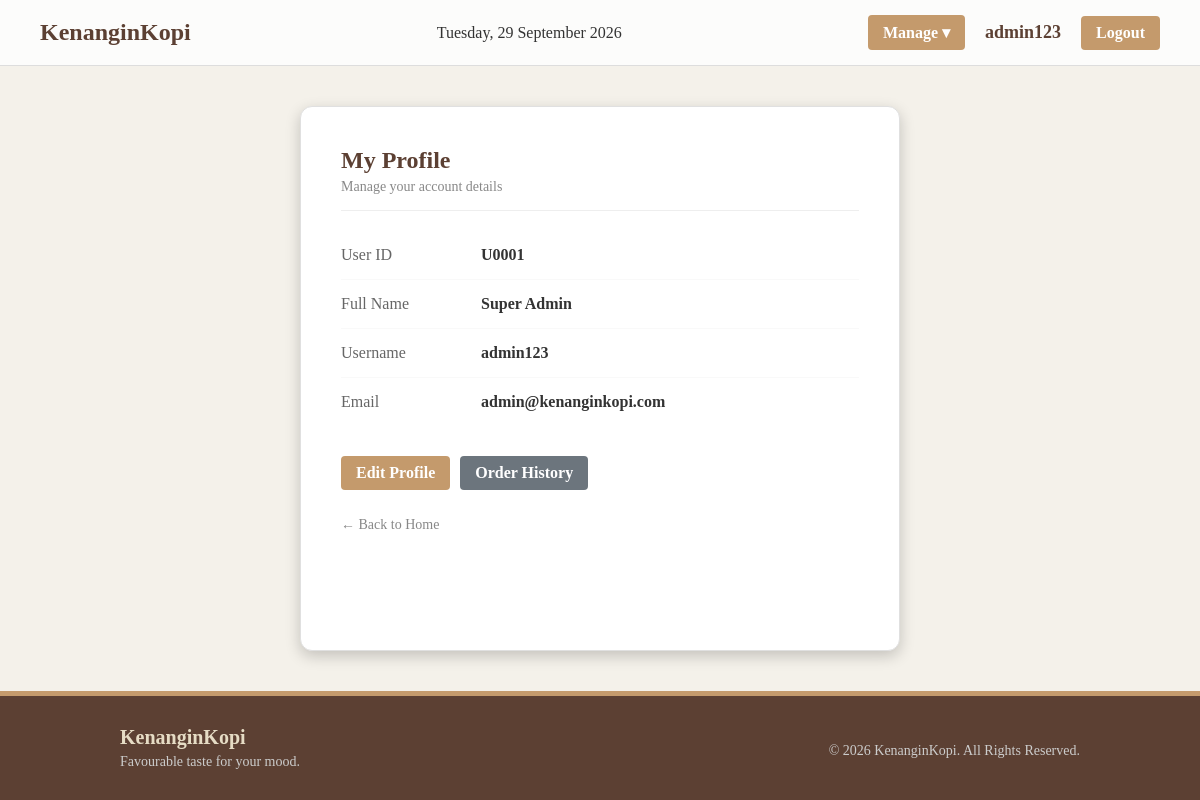
Screenshot of /profile.php (signed in) with the database file from the repository.
### tables this page shows
CREATE TABLE `users` (
  `UserID` char(5) NOT NULL,
  `FullName` varchar(50) NOT NULL,
  `UserName` varchar(50) NOT NULL,
  `UserEmail` varchar(50) NOT NULL,
  `UserPassword` varchar(100) NOT NULL,
  `UserRole` char(6) NOT NULL
);

### profile.php (the view, shortened to what this page needs)
<?php
include 'connection.php';
$userID = $_SESSION['user_id'];
$query = "SELECT * FROM Users WHERE UserID = '$userID'";
$user = mysqli_fetch_assoc(mysqli_query($conn, $query));
?>
<!DOCTYPE html>
<html lang="en">
<head>
    <link rel="stylesheet" href="style.css">
</head>
<body>
    <?php include 'navbar.php'; ?>
    <div class="content-wrapper">
        <div class="content-box" style="max-width: 600px;"> <div style="border-bottom: 1px solid #eee; padding-bottom: 15px; margin-bottom: 20px;">
                <h2 style="margin: 0; color: #5c4033;">My Profile</h2>
                <p style="margin: 5px 0 0 0; color: #888; font-size: 14px;">Manage your account details</p>
            </div>
            <table style="width: 100%; border-collapse: collapse; margin-bottom: 30px;">
                <tr style="border-bottom: 1px solid #f9f9f9;">
                    <td style="padding: 15px 0; color: #666; width: 140px;">User ID</td>
                    <td style="padding: 15px 0; font-weight: bold; color: #333;"><?php echo $user['UserID']; ?></td>
                </tr>
                <tr style="border-bottom: 1px solid #f9f9f9;">
                    <td style="padding: 15px 0; color: #666;">Full Name</td>
                    <td style="padding: 15px 0; font-weight: bold; color: #333;"><?php echo $user['FullName']; ?></td>
                </tr>
                <tr style="border-bottom: 1px solid #f9f9f9;">
                    <td style="padding: 15px 0; color: #666;">Username</td>
                    <td style="padding: 15px 0; font-weight: bold; color: #333;"><?php echo $user['UserName']; ?></td>
                </tr>
                <tr>
                    <td style="padding: 15px 0; color: #666;">Email</td>
                    <td style="padding: 15px 0; font-weight: bold; color: #333;"><?php echo $user['UserEmail']; ?></td>
                </tr>
            </table>
            <div style="display: flex; gap: 10px;">
                <a href="edit_profile.php" class="btn-login" style="text-decoration: none;">Edit Profile</a>
                <a href="history.php" class="btn-login" style="text-decoration: none; background-color: #6c757d;">Order History</a>
            </div>
            <div style="margin-top: 25px;">
                <a href="index.php" style="color: #888; text-decoration: none; font-size: 14px;">← Back to Home</a>
            </div>
        </div>
    </div>
<?php include 'footer.php'; ?>
</body>
</html>

### style.css (style rules this page uses)
* { box-sizing: border-box; font-family: 'Times New Roman', serif; }
body { margin: 0; padding: 0; background-color: #f4f1ea; font-family: 'Segoe UI', Tahoma, Geneva, Verdana, sans-serif; display: flex; flex-direction: column; min-height: 100vh; background-image: url(asset/asc.jpeg); }
.content-wrapper, .auth-wrapper, .container { flex: 1; }
.content-wrapper { display: flex; justify-content: center; padding-top: 40px; padding-bottom: 40px; }
.content-box { background-color: #ffffff; width: 90%; max-width: 1000px; padding: 40px; border-radius: 12px; box-shadow: 0 5px 15px rgba(0,0,0,0.2); border: 1px solid #e0e0e0; }
.btn-login, .btn-logout, .dropbtn, .btn-detail, .btn-small, .btn-delete { background-color: #c49a6c; color: white; padding: 8px 15px; text-decoration: none; border-radius: 4px; font-weight: bold; border: none; cursor: pointer; font-size: 16px; display: inline-block; text-align: center; }

### rows the page displays
users: UserID "U0001", FullName "Super Admin", UserName "admin123", UserEmail "admin@kenanginkopi.com"

### other values shown
$username "admin123"
